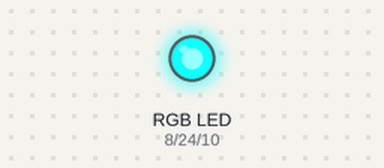
The sketch below on a simulated Arduino Mega 2560, built with avr-gcc and run on an emulated ATmega2560. On the bench: an RGB LED mixed from three pins (HIGH = lit).

Above: at 0.15 s.
At 8.32 s:
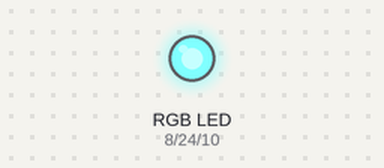
At 16.38 s:
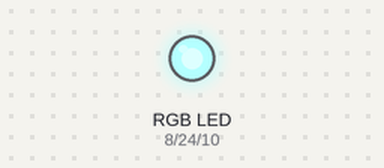
At 32.54 s:
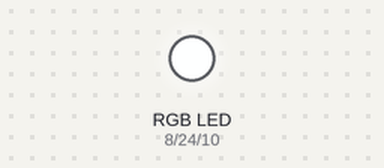
Timing chart, 0 to 40.0 s (numbered marks = the images above):
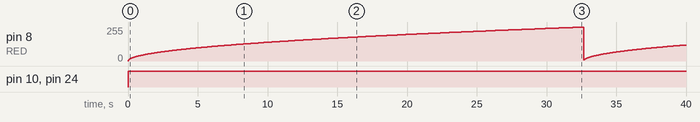

Measured:
- by itself, pin 10 (BLUE), pin 24 (GREEN): LOW → HIGH at 0.00 s

The sketch:

LED_Driver_Test.ino
```cpp
#define RED 8
#define BLUE 10
#define GREEN 24

void setup() {
  pinMode(RED, OUTPUT);
  pinMode(BLUE, OUTPUT);
  pinMode(GREEN, OUTPUT);

}

int i = 0;

void loop() {
  analogWrite(RED, i);
  analogWrite(BLUE, 255);
  analogWrite(GREEN, 255);
  i++;
  delay(1*i);
  if(i == 255) i=0;

}
```
